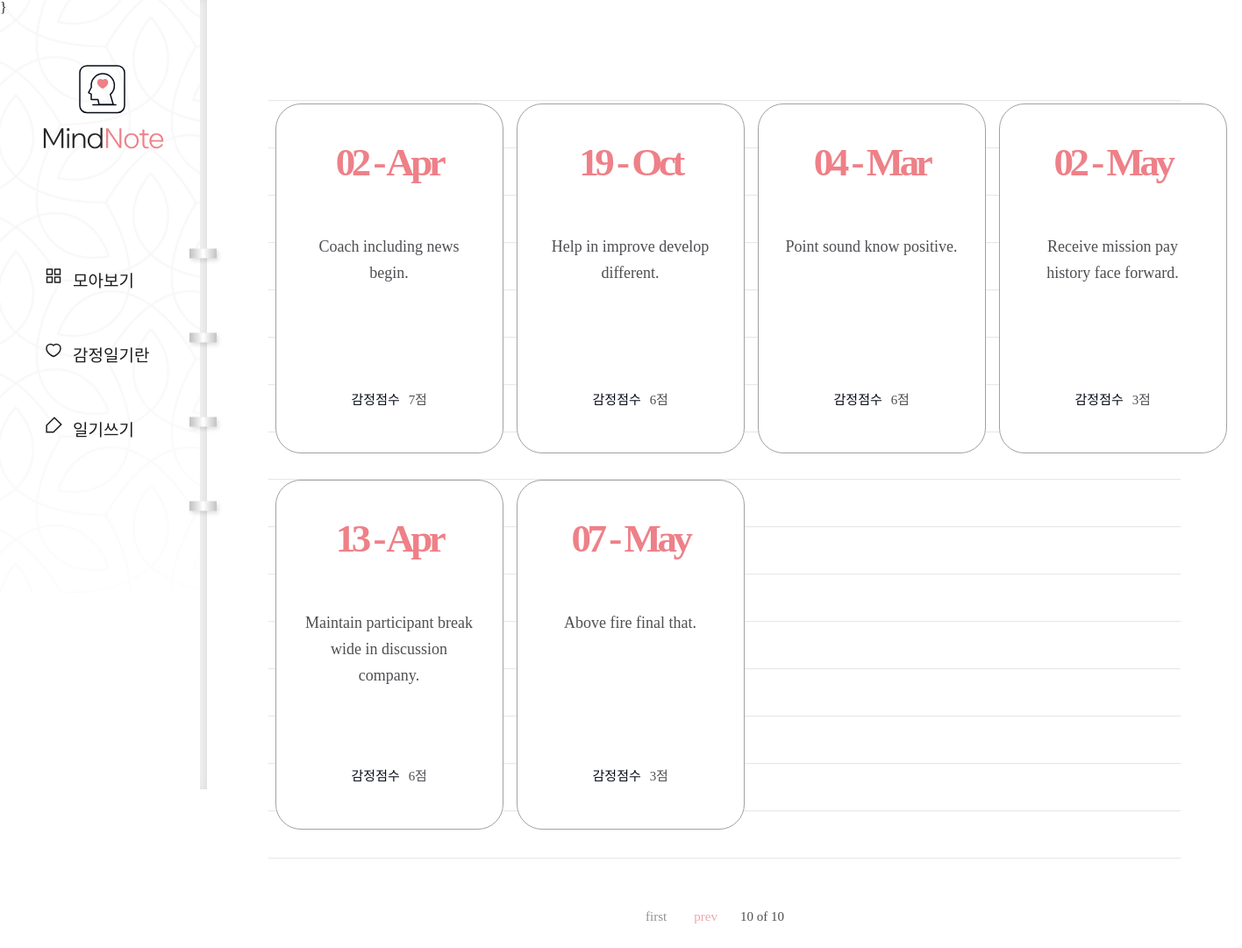
Screenshot of /diary/?page=10 with the database file from the repository.
### diary/models.py (models this page shows, shortened)
class Page(models.Model):
    title = models.CharField(max_length=100, validators=[validate_no_hash])
    content = models.TextField(validators=[validate_no_hash])
    feeling = models.CharField(max_length=80, validators=[validate_no_hash, validate_no_numbers])
    score = models.IntegerField(validators = [validate_score])
    dt_created = models.DateTimeField(auto_now_add=True)

### diary/views.py (the view)
# urls.py: path('diary/',views.PageListView.as_view(), name = 'page-list'),
class PageListView(ListView):
    model = Page
    template_name = 'diary/page_list.html'
    conetext_object_name = 'obj'
    ordering = ['-dt_created']
    paginate_by = 8
    page_kwarg = 'page'

### diary/templates/diary/page_list.html (shortened to what this page needs)
{% extends './base.html' %}
{% block content %}}
    <div class="wrap-note">
        <div class="note">
            <div class="note-list">
                {% if page_obj.object_list %}
                    <ul>
                        {% for obj in page_obj.object_list %}
                        <li>
                            <a href="{% url 'page-detail' obj.id %}">
                            <div class="date">
                                <span>{{obj.dt_created|date:"d - M"}}</span>
                            </div>
                            <h2>{{obj.title}}</h2>
                            <div class="score">
                                <p>감정점수</p>
                                <span>{{obj.score}}점</span>
                            </div></a>
                        </li>
                        {% endfor %}
                    </ul>
                {% endif %}
            </div>
            <div class="paging">
                {% if page_obj.has_previous %}
                    <a href="?page=1" class="first">first</a>
                    <a href="?page={{page.previous_page_number}}" class = "prev">prev</a>
                {% endif %}
                <span>
                    <p>{{page_obj.number}} of {{page_obj.paginator.num_pages}}</p>
                </span>
            </div>
        </div>
    </div>
{% endblock content %}

### diary/static/diary/css/styles.css (style rules this page uses)
h1,h2,h3,p,a,ul,li { margin: 0; padding: 0; font-family: 'NanumSquare'; list-style: none; text-decoration: none; outline: none; }
html { position: relative; min-height: 100%; margin: 0; }
body { margin: 0; padding: 0; -webkit-font-smoothing: antialiased; -moz-osx-font-smoothing: auto; }
.wrap-note .note { padding-left: 236px; padding-top: 50px; padding-bottom: 200px; }
.note-list { margin: 0 70px; padding-top: 50px; background: url(../image/note-bg.svg) repeat-x center/1535px 974px; }
.note-list ul { overflow: hidden; width: 1100px; margin: 0 auto; padding-bottom: 50px; }
.note-list ul li { float: left; width: 25%; padding-bottom: 30px; }
.note-list ul li a { display: block; width: 258px; height: 397px; margin: 0 auto; background: #fff; border: solid 1px #a3a0a0; border-radius: 29px; }
.note-list ul li a .date { margin-top: 40px; margin-bottom: 55px; text-align: center; }
.note-list ul li a .date span { display: block; font-family: 'NanumSquare'; color: #ee8088; font-weight: 700; font-size: 45px; letter-spacing: -4.47px; }
.note-list ul li a h2 { width: 196px; height: 150px; margin: 0 auto; font-family: 'NanumBarunpen'; color: #4e4f53; font-weight: normal; font-size: 18px; line-height: 1.67; text-align: center; }
.note-list ul li a .score { margin-top: 28px; text-align: center; }
.note-list ul li a .score p { display: inline-block; font-family: 'NanumSquare'; color: #060b18; font-size: 15px; }
.note-list ul li a .score span { padding-left: 6px; font-family: 'NanumBarunpen'; color: #4e4f53; font-size: 15px; letter-spacing: -0.29px; }
.paging { margin-top: 10px; text-align: center; }
.paging a { display: inline-block; font-family: 'NanumSquare'; font-size: 15px; }
.paging .first,.paging .last { color: #929191; }
.paging .first { margin-right: 27px; }
.paging .prev,.paging .next { color: #f2a6ac; }
.paging span { display: inline-block; }
.paging span p { margin: 0 22px; font-family: 'NanumSquare'; color: #4e4f53; font-size: 15px; }

### rows the page displays
Page: dt_created "02 - Apr", title "Coach including news begin.", score "7"
Page: dt_created "19 - Oct", title "Help in improve develop different.", score "6"
Page: dt_created "04 - Mar", title "Point sound know positive.", score "6"
Page: dt_created "02 - May", title "Receive mission pay history face forward.", score "3"
Page: dt_created "13 - Apr", title "Maintain participant break wide in discussion company.", score "6"
Page: dt_created "07 - May", title "Above fire final that.", score "3"

### other values shown
{{ page_obj.number }} "10"
{{ page_obj.paginator.num_pages }} "10"
